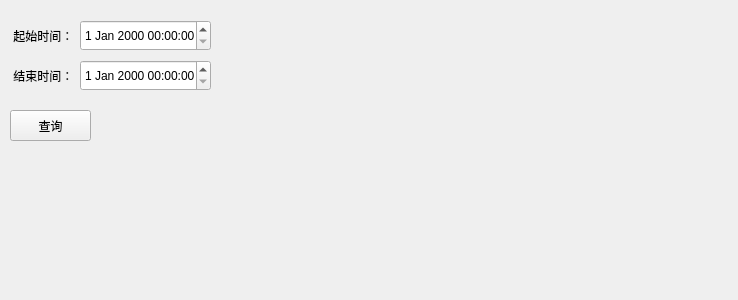
<?xml version="1.0" encoding="UTF-8"?>
<ui version="4.0">
 <class>Form</class>
 <widget class="QWidget" name="Form">
  <property name="geometry">
   <rect>
    <x>0</x>
    <y>0</y>
    <width>738</width>
    <height>300</height>
   </rect>
  </property>
  <property name="windowTitle">
   <string>Form</string>
  </property>
  <widget class="QPushButton" name="que_pushButton">
   <property name="geometry">
    <rect>
     <x>10</x>
     <y>110</y>
     <width>81</width>
     <height>31</height>
    </rect>
   </property>
   <property name="text">
    <string>查询</string>
   </property>
  </widget>
  <widget class="QWidget" name="widget" native="true">
   <property name="geometry">
    <rect>
     <x>220</x>
     <y>10</y>
     <width>501</width>
     <height>271</height>
    </rect>
   </property>
  </widget>
  <widget class="QLabel" name="start_time_label">
   <property name="geometry">
    <rect>
     <x>10</x>
     <y>20</y>
     <width>71</width>
     <height>31</height>
    </rect>
   </property>
   <property name="text">
    <string> 起始时间：</string>
   </property>
  </widget>
  <widget class="QLabel" name="end_time_label">
   <property name="geometry">
    <rect>
     <x>10</x>
     <y>60</y>
     <width>71</width>
     <height>31</height>
    </rect>
   </property>
   <property name="text">
    <string> 结束时间：</string>
   </property>
  </widget>
  <widget class="QDateTimeEdit" name="start_dateTimeEdit">
   <property name="geometry">
    <rect>
     <x>80</x>
     <y>20</y>
     <width>131</width>
     <height>31</height>
    </rect>
   </property>
  </widget>
  <widget class="QDateTimeEdit" name="end_dateTimeEdit">
   <property name="geometry">
    <rect>
     <x>80</x>
     <y>60</y>
     <width>131</width>
     <height>31</height>
    </rect>
   </property>
  </widget>
 </widget>
 <resources/>
 <connections/>
</ui>
